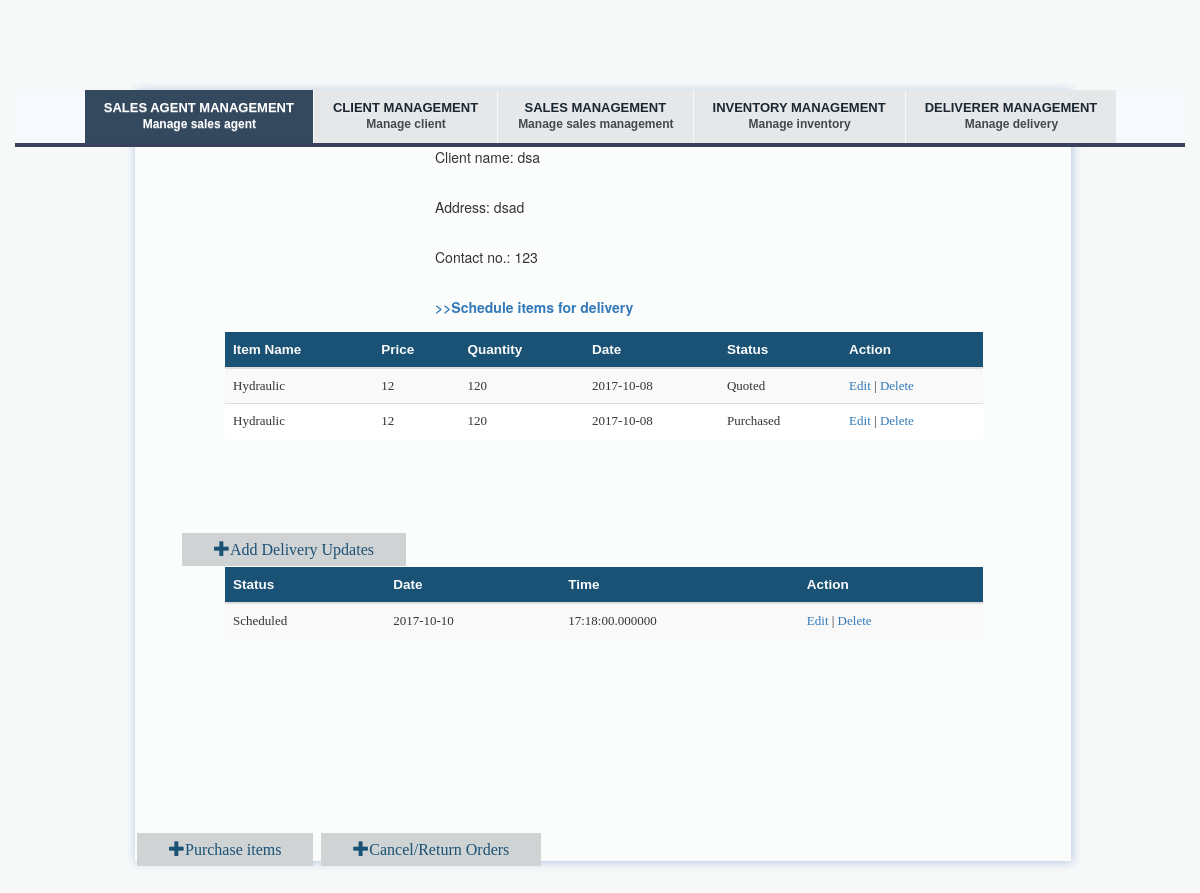
/knoxville/viewTransaction/23, run on the app's committed database.
### tables this page shows
CREATE TABLE `client` (
  `clientID` int(11) NOT NULL,
  `client_name` varchar(50) NOT NULL,
  `address` varchar(50) NOT NULL,
  `contact_no` varchar(11) NOT NULL
);

CREATE TABLE `item` (
  `itemID` int(11) NOT NULL,
  `item_desc` varchar(30) NOT NULL,
  `stocks` int(11) NOT NULL DEFAULT '0'
);

CREATE TABLE `transaction` (
  `transID` int(11) NOT NULL,
  `date` date NOT NULL,
  `time` time NOT NULL,
  `status` varchar(10) NOT NULL,
  `unit_price` int(11) NOT NULL,
  `quantity` int(11) NOT NULL DEFAULT '1',
  `itemID` int(11) NOT NULL,
  `orderID` int(11) NOT NULL
);

CREATE TABLE `shipment_status` (
  `shipID` int(11) NOT NULL,
  `status` varchar(30) NOT NULL,
  `date` date NOT NULL,
  `time` time(6) NOT NULL
);

### application/controllers/knoxville.php (called while the page is built, shortened)
<?php
class Knoxville extends CI_Controller {
    public function __construct(){
        $this->load->model('client_model','Client');
        $this->load->model('sales_agent_model','SalesAgent');
		$this->load->model('order_model','Order');
		$this->load->model('item_model','Item');
		$this->load->model('transaction_model','Transaction');
		$this->load->model('deliverer_model','Deliverer');
		$this->load->model('shipment_model','Shipment');
		$this->load->model('shipment_status_model','ShipStatus');
    }
	public function viewTransaction($orderID){
        $condition = array('orderID' => $orderID);
		$orderRec = $this->Order->read($condition);
		$data['orderID'] = $orderID;
		 foreach($orderRec as $o){
            $clientID = $o['clientID'];
        }
		$condition = array('clientID' => $clientID);
        $clientRec = $this->Client->read($condition);
		 foreach($clientRec as $o){
            $data['cname'] = $o['client_name'];
            $data['cadd'] = $o['address'];
			$data['cnum'] = $o['contact_no'];
        }
		$condition = array('orderID' => $orderID);
		$transRec = $this->Transaction->read($condition);
		$data['trans'] = $transRec;
		$result_array = $this->Item->read();
		$data['items'] = $result_array;
		$ShipRec = $this->Shipment->read($condition);
		 foreach($ShipRec as $s){
            $shipID = $s['shipID'];
        }
		$condition = array('shipID' => $shipID);
		$shipRec = $this->ShipStatus->read($condition);
		$data['ship'] = $shipRec;
		$header_data['title'] = "Order#$orderID: Order Details";
		$this->load->view('include/header',$header_data);
        $this->load->view('trans_view',$data);
    }
}

### index.php (called while the page is built, shortened)
<?php
require_once BASEPATH.'core/CodeIgniter.php';

### application/models/client_model.php (called while the page is built, shortened)
<?php
class Client_model extends CI_Model {
    private $table = 'client';
    function read($condition=null){
        $this->db->select('*');
        $this->db->from($this->table);
        if(isset($condition))
            $this->db->where($condition);
        $query = $this->db->get();
        if($query->num_rows()>0)
            return $query->result_array();
        else
            return false;
    }
}
?>

### application/models/transaction_model.php (called while the page is built, shortened)
<?php
class Transaction_model extends CI_Model {
    private $table = 'transaction';
    function read($condition=null){
        $this->db->select('*');
        $this->db->from($this->table);
        $this->db->order_by('date','desc');
        if(isset($condition))
            $this->db->where($condition);
        $query = $this->db->get();
        if($query->num_rows()>0)
            return $query->result_array();
        else
            return false;
    }
}
?>

### application/models/item_model.php (called while the page is built, shortened)
<?php
class Item_model extends CI_Model {
    private $table = 'item';
    function read($condition=null){
        $this->db->select('*');
        $this->db->from($this->table);
        $query = $this->db->get();
        if($query->num_rows()>0)
            return $query->result_array();
        else
            return false;
    }
}
?>

### application/models/shipment_status_model.php (called while the page is built, shortened)
<?php
class Shipment_status_model extends CI_Model {
    private $table = 'shipment_status';
    function read($condition=null){
        $this->db->select('*');
        $this->db->from($this->table);
        if(isset($condition))
            $this->db->where($condition);
        $query = $this->db->get();
        if($query->num_rows()>0)
            return $query->result_array();
        else
            return false;
    }
}
?>

### application/views/trans_view.php (the view)
<!DOCTYPE html>
<div class="tab-content">
<div class="margin left">
	<p class="font">Client name: <?php echo $cname?></p><br />
	<p class="font">Address: <?php echo $cadd?></p><br />
	<p class="font">Contact no.: <?php echo $cnum?></p><br />
	<p><a href="<?php echo base_url('knoxville/addSched/'.$orderID) ?>" ><b> >>Schedule items for delivery</b></a></p>
</div>
	<div class="table-responsive table">
    <table class="table table-striped">
        <thead>
            <tr id="trHead">
                <th>Item Name</th>
				<th>Price</th>
				<th>Quantity</th>
                <th>Date</th>
                <th>Status</th>
                <th>Action</th>
            </tr>
        </thead>
        <tbody>
            <?php
                foreach($trans as $t){
                    echo "<tr><td>";
					foreach($items as $i)
					{
						if ($t['itemID'] == $i['itemID'])
						echo $i['item_desc'];
					}
					echo '</td><td>'.$t['unit_price'].'</td><td>'.$t['quantity'].'</td><td>'.$t['date'].'</td><td>'.$t['status'].'</td><td><a href="'.base_url('knoxville/updateTransaction/'.$t['transID']).'">Edit</a> | <a href="'.base_url('knoxville/delTransaction/'.$t['transID']).'/'.$orderID.'">Delete</a></td></tr>';
					}
            ?>
        </tbody>
    </table>
	   <table class="table table-striped">
        <thead>
            <tr id="trHead">
				<th>Status</th>
				<th>Date</th>
                <th>Time</th>
                <th>Action</th>
            </tr>
        </thead>
        <tbody>
            <?php
				foreach($ship as $s){
				if($s['status']=='Scheduled'){
				echo '<a href="'.base_url('knoxville/addDeliveryStatus/'.$orderID.'/'.$s['shipID'].'').'" class="sub">
				<span class="glyphicon glyphicon-plus"> </span>Add Delivery Updates</a>';}
				}
				 foreach($ship as $s){
                echo '<td>'.$s['status'].'</td><td>'.$s['date'].'</td><td>'.$s['time'].'</td>
				<td><a href="">Edit</a> | <a href="'.base_url('knoxville/delDeliveryStatus/'.$s['shipID'].'/'.$orderID).'">Delete</a></td></tr>';
				 }
            ?>
        </tbody>
    </table>
	</div>
	<a href="<?php echo base_url('knoxville/addPurchase/'.$orderID.'') ?>" class="sub">
    <span class="glyphicon glyphicon-plus"> </span>Purchase items</a>
	<a href="<?php echo base_url('knoxville/addRefund/'.$orderID.'') ?>" class="sub">
	<span class="glyphicon glyphicon-plus"> </span>Cancel/Return Orders</a>
</div>
</div>
</body>
</html>

### assets/css/MyCSS.css (style rules this page uses)
body { background-color: #F7F9F9; }
.tab-content { margin-left: 120px; width: 80%; background-color: #FBFCFC; box-shadow: 1px 1px 10px #B0C4DE; }
.table { margin: 5px 45px 100px; width:90%; }
tr#trHead { font-family: sans-serif; font-weight: bold; font-size: 13.5px; color:#FAFAFA; background-color: #1A5276; }
tbody { font-family: verdana; font-size: 13px; }
.sub { font-family: Verdana; font-size: 16px; background-color: #D0D3D4; color: #1A5276; border: none; padding:8px 32px; text-decoration: none; margin: 20px 2px; cursor: pointer; }
.left { margin-left: 80px; }
.margin { margin-left:300px; }

### data on the page
client: client_name "dsa", address "dsad", contact_no "123"
transaction: unit_price "12", quantity "120", date "2017-10-08", status "Quoted"
item: item_desc "Hydraulic"
transaction: unit_price "12", quantity "120", date "2017-10-08", status "Purchased"
shipment_status: status "Scheduled", date "2017-10-10", time "17:18:00.000000"
